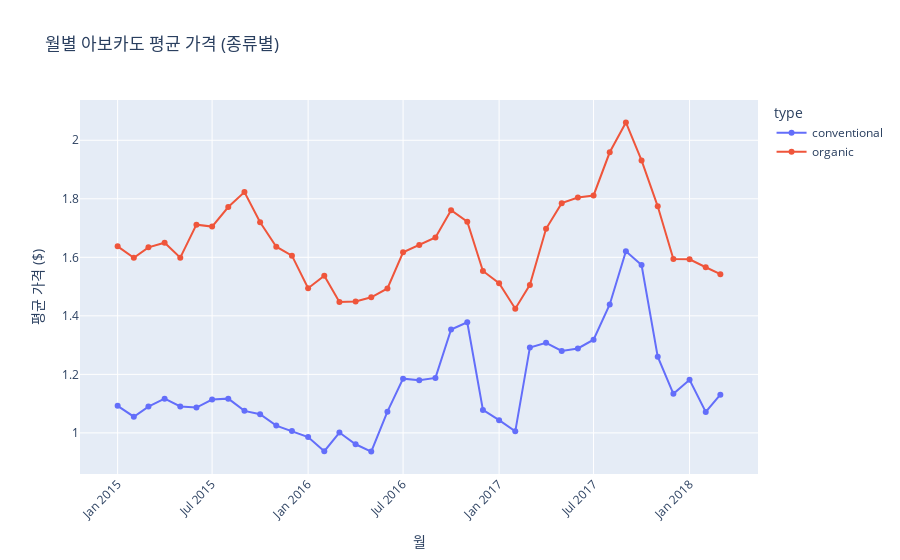

This figure's notebook cell:
### Code cell
import plotly.express as px

monthly_avg = (
    df.groupby(['YearMonth', 'type'])['AveragePrice']
    .mean()
    .reset_index()
)

fig = px.line(
    monthly_avg,
    x='YearMonth',
    y='AveragePrice',
    color='type',
    markers=True,
    title='월별 아보카도 평균 가격 (종류별)'
)

fig.update_layout(
    xaxis_title='월',
    yaxis_title='평균 가격 ($)',
    xaxis_tickangle=-45
)

fig.show()

### Figure 1 — Plotly figure (JSON) as saved in the notebook; plotly's stock layout.template omitted (floating-point values rounded to 4 significant figures)
{"data": [{"hovertemplate": "type=conventional<br>YearMonth=%{x}<br>AveragePrice=%{y}<extra></extra>", "legendgroup": "conventional", "line": {"color": "#636efa", "dash": "solid"}, "marker": {"symbol": "circle"}, "mode": "lines+markers", "name": "conventional", "orientation": "v", "showlegend": true, "type": "scatter", "x": ["2015-01", "2015-02", "2015-03", "2015-04", "2015-05", "2015-06", "2015-07", "2015-08", "2015-09", "2015-10", "2015-11", "2015-12", "2016-01", "2016-02", "2016-03", "2016-04", "2016-05", "2016-06", "2016-07", "2016-08", "2016-09", "2016-10", "2016-11", "2016-12", "2017-01", "2017-02", "2017-03", "2017-04", "2017-05", "2017-06", "2017-07", "2017-08", "2017-09", "2017-10", "2017-11", "2017-12", "2018-01", "2018-02", "2018-03"], "xaxis": "x", "y": [1.092, 1.055, 1.09, 1.117, 1.091, 1.086, 1.114, 1.117, 1.075, 1.064, 1.025, 1.006, 0.9859, 0.9373, 1.001, 0.9611, 0.9362, 1.073, 1.185, 1.18, 1.188, 1.353, 1.378, 1.079, 1.044, 1.005, 1.292, 1.308, 1.28, 1.289, 1.318, 1.439, 1.621, 1.574, 1.26, 1.133, 1.182, 1.071, 1.131], "yaxis": "y"}, {"hovertemplate": "type=organic<br>YearMonth=%{x}<br>AveragePrice=%{y}<extra></extra>", "legendgroup": "organic", "line": {"color": "#EF553B", "dash": "solid"}, "marker": {"symbol": "circle"}, "mode": "lines+markers", "name": "organic", "orientation": "v", "showlegend": true, "type": "scatter", "x": ["2015-01", "2015-02", "2015-03", "2015-04", "2015-05", "2015-06", "2015-07", "2015-08", "2015-09", "2015-10", "2015-11", "2015-12", "2016-01", "2016-02", "2016-03", "2016-04", "2016-05", "2016-06", "2016-07", "2016-08", "2016-09", "2016-10", "2016-11", "2016-12", "2017-01", "2017-02", "2017-03", "2017-04", "2017-05", "2017-06", "2017-07", "2017-08", "2017-09", "2017-10", "2017-11", "2017-12", "2018-01", "2018-02", "2018-03"], "xaxis": "x", "y": [1.638, 1.599, 1.634, 1.65, 1.599, 1.712, 1.705, 1.772, 1.823, 1.72, 1.636, 1.606, 1.494, 1.537, 1.447, 1.449, 1.463, 1.494, 1.617, 1.642, 1.668, 1.761, 1.722, 1.553, 1.511, 1.424, 1.506, 1.697, 1.785, 1.805, 1.811, 1.959, 2.061, 1.931, 1.774, 1.594, 1.593, 1.566, 1.542], "yaxis": "y"}], "layout": {"legend": {"title": {"text": "type"}, "tracegroupgap": 0}, "title": {"text": "월별 아보카도 평균 가격 (종류별)"}, "xaxis": {"anchor": "y", "domain": [0, 1], "tickangle": -45, "title": {"text": "월"}}, "yaxis": {"anchor": "x", "domain": [0, 1], "title": {"text": "평균 가격 ($)"}}}}
